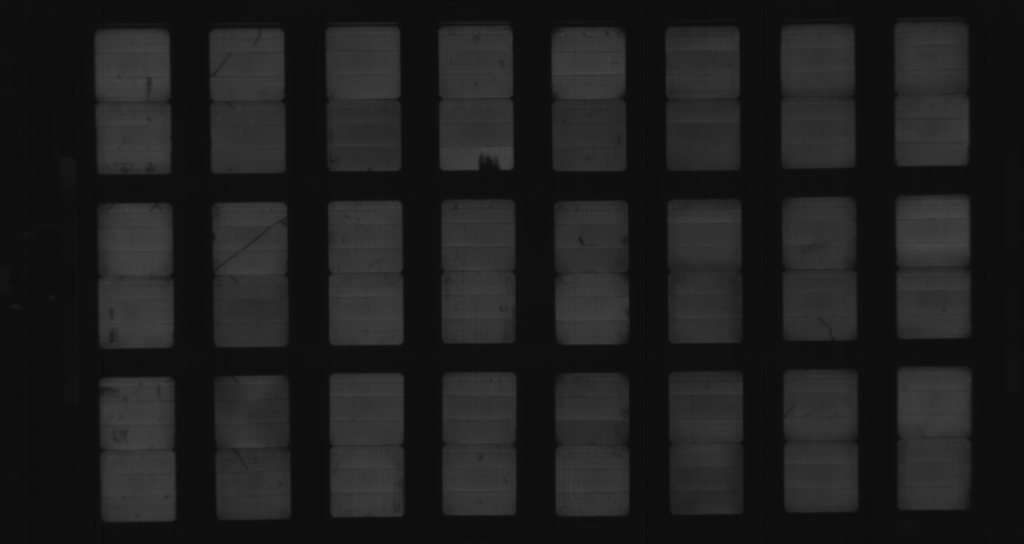
//> input picture image2.bmp, 2048 x 1088 px (shown at 1/2 size)
$ ./imageDefectAnalysis   (built with g++ and OpenCV 4)
//> lines starting //> are read from the running program, lines starting //| are printed output that depends on the picture; after the words box and inside, x2 and y2 are one past the last pixel; in counts of white or black regions, pixels touching at a corner belong together
// Solar cell defect analysis

#include<opencv2/opencv.hpp>
#include<iostream>
#include<conio.h>
using namespace cv;
using namespace std;

///////////////////////////////////////////////////////////////////////////////////////////////////
int main() {
	cv::Mat imgOriginal;        // input image
	cv::Mat imgBlurred;         // intermediate blured image
	cv::Mat imgCanny;           // Canny edge image
	cv::Mat imgHough;           // Hough line transform image
	cv::Mat imgFinal;           // Finall output image

	imgOriginal = cv::imread("image2.bmp");          // open image
//> imgOriginal is the input picture: 1088 rows x 2048 cols, CV_8UC3; min 7, max 73, mean 30.2
	imgFinal = imgOriginal.clone();

	if (imgOriginal.empty()) {                                  // if unable to open image
		std::cout << "error: image not read from file\n\n";     // show error message on command line
		_getch();
		return(0);                                              // and exit program
	}

	cv::GaussianBlur(imgOriginal, imgBlurred, cv::Size(5, 5), 1.5);   // Gaussian filter to blurr image and noise removal
	cv::Canny(imgOriginal, imgCanny, 15, 40);          // Canny edge detection
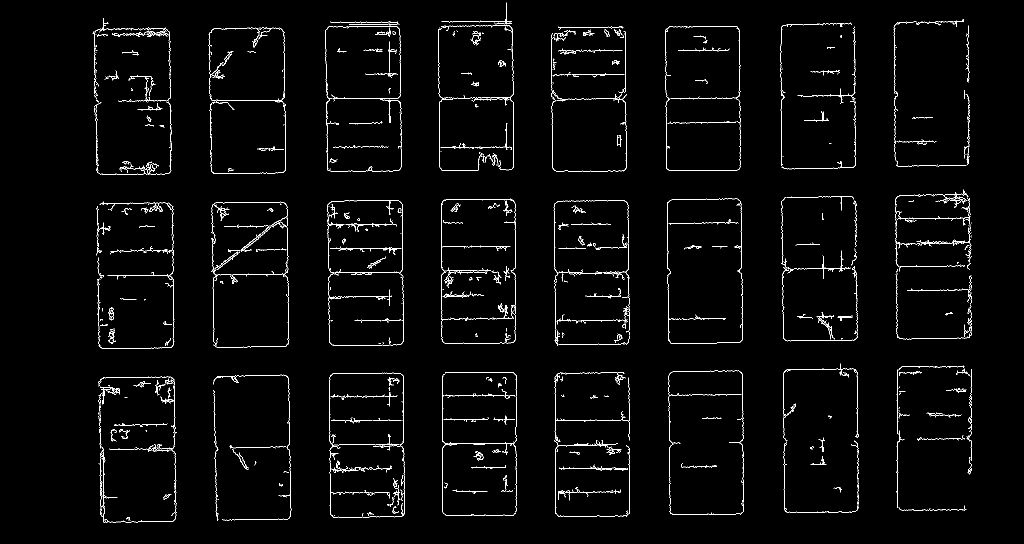
//> imgCanny: 1088 rows x 2048 cols, CV_8UC1 (shown at 1/2 size); 2.1% white in thin lines or dots, all inside (x1, y1, x2, y2) = (185, 5, 1944, 1045)
	cvtColor(imgCanny, imgHough, CV_GRAY2BGR);

	float angle;
	//float linelength;
	float angles[1000] = {};
	//float linelengths[1000] = {};
	vector<Vec4i> lines;
	HoughLinesP(imgCanny, lines, 1, CV_PI / 1800, 40, 24, 10);  // Factoring the pixel unit to length unit in mm such that
//> lines = 704 lines (x1, y1, x2, y2), first 8: [1338, 899, 1339, 995], [1565, 546, 1566, 677], [655, 281, 655, 340], [303, 695, 341, 695], [657, 554, 658, 682], [1795, 44, 1927, 43], [877, 88, 878, 190], [1487, 905, 1487, 945]
	for (size_t i = 0; i < lines.size(); i++)                   // 1mm = 12 pixels.Note: This is an approximate criterion
	{															// Refer the readme PDF in the project folder for factoring calculations
		Vec4i l = lines[i];
		angle = atan2(l[3] - l[1], l[2] - l[0]) * 180.0 / CV_PI;       //calculate line angle
		angles[i] = angle;
		// [4 lines of commented-out code are left out]

		if ((angle > -86 && angle < -5) || (angle > 5 && angle < 86))    //eliminating horizontal and vertical lines
		{

			line(imgHough, Point(l[0], l[1]), Point(l[2], l[3]), Scalar(0, 255, 255), 3, CV_AA);
			line(imgFinal, Point(l[0], l[1]), Point(l[2], l[3]), Scalar(0, 255, 255), 3, CV_AA);
		}

	}
//> this loop made 704 passes
//> (l, angle) on passes 1 to 3: ([1338, 899, 1339, 995], 89.4), ([1565, 546, 1566, 677], 89.56), ([655, 281, 655, 340], 90)
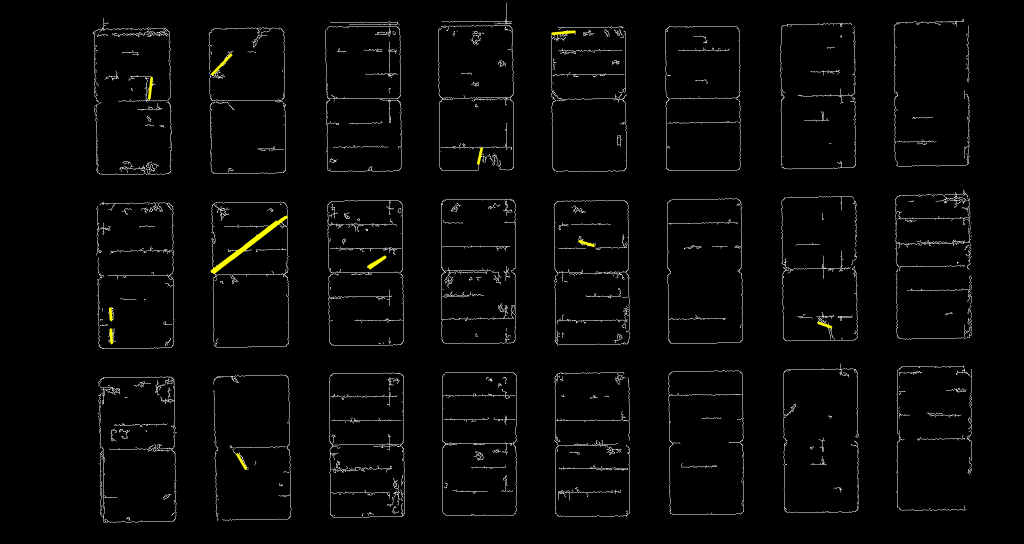
//> imgHough: 1088 rows x 2048 cols, CV_8UC3 (shown at 1/2 size); mean B, G, R 5.2, 5.7, 5.7
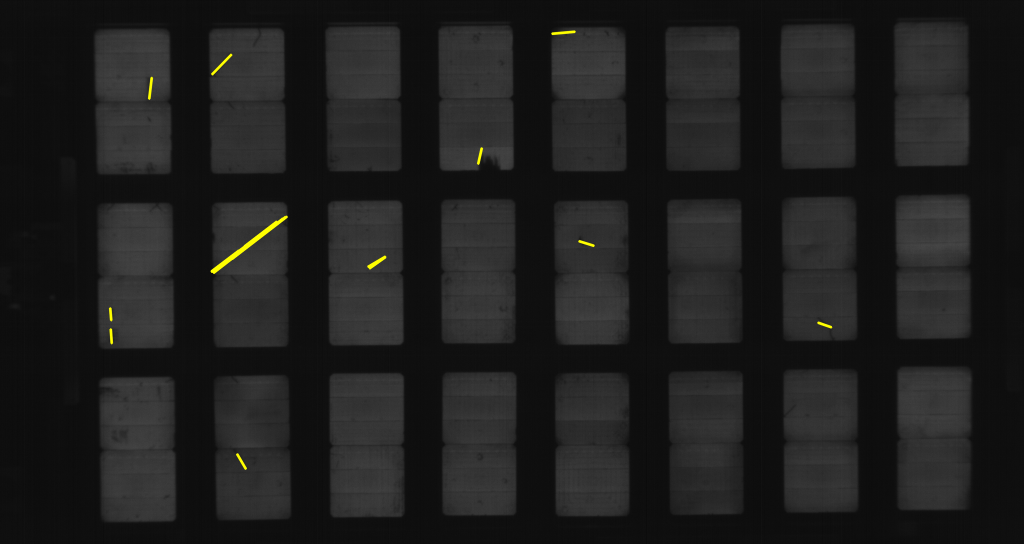
//> imgFinal: 1088 rows x 2048 cols, CV_8UC3 (shown at 1/2 size); 0.21% of pixels changed, all inside (x1, y1, x2, y2) = (217, 60, 1666, 940)
//> after the loop, angles = 1000 values, max 90 at index 2, min -90 at index 47, mean 9.44
	// declare windows
	cv::namedWindow("imgOriginal", CV_WINDOW_NORMAL);     // use CV_WINDOW_NORMAL which allows resizing the window
	cv::namedWindow("imgCanny", CV_WINDOW_NORMAL);
	cv::namedWindow("imgHough", CV_WINDOW_NORMAL);
	cv::namedWindow("imgFinal", CV_WINDOW_NORMAL);

	cv::imshow("imgOriginal", imgOriginal);     // show windows
	//cv::imshow("imgBlurred", imgBlurred);
	cv::imshow("imgCanny", imgCanny);
	cv::imshow("imgHough", imgHough);
	cv::imshow("imgFinal", imgFinal);

	cv::waitKey(0);                 // hold windows open until user presses a key
	return(0);
}
